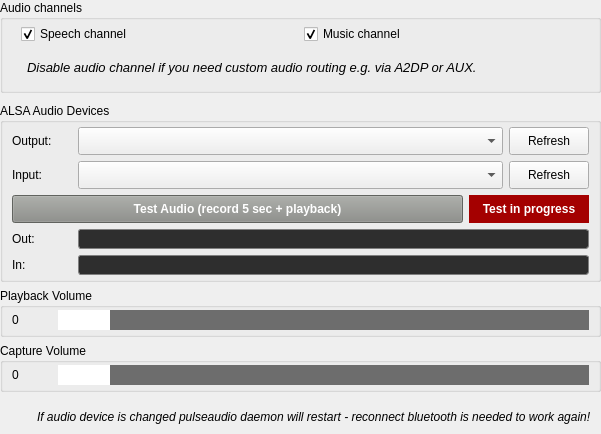
    <widget class="QWidget" name="tab3" native="true">
     <property name="sizePolicy">
      <sizepolicy hsizetype="Expanding" vsizetype="Expanding">
       <horstretch>0</horstretch>
       <verstretch>0</verstretch>
      </sizepolicy>
     </property>
     <layout class="QVBoxLayout" name="verticalLayout_30">
      <property name="leftMargin">
       <number>0</number>
      </property>
      <property name="topMargin">
       <number>0</number>
      </property>
      <property name="rightMargin">
       <number>0</number>
      </property>
      <property name="bottomMargin">
       <number>2</number>
      </property>
      <item>
       <widget class="QWidget" name="audiochannelsoutput" native="true">
        <property name="sizePolicy">
         <sizepolicy hsizetype="Expanding" vsizetype="Fixed">
          <horstretch>0</horstretch>
          <verstretch>0</verstretch>
         </sizepolicy>
        </property>
        <layout class="QHBoxLayout" name="horizontalLayout_30">
         <property name="leftMargin">
          <number>0</number>
         </property>
         <property name="topMargin">
          <number>0</number>
         </property>
         <property name="rightMargin">
          <number>0</number>
         </property>
         <property name="bottomMargin">
          <number>4</number>
         </property>
         <item>
          <widget class="QGroupBox" name="groupBoxAudioChannels">
           <property name="sizePolicy">
            <sizepolicy hsizetype="Expanding" vsizetype="Preferred">
             <horstretch>0</horstretch>
             <verstretch>0</verstretch>
            </sizepolicy>
           </property>
           <property name="title">
            <string>Audio channels</string>
           </property>
           <layout class="QVBoxLayout" name="verticalLayout_31">
            <property name="topMargin">
             <number>2</number>
            </property>
            <property name="bottomMargin">
             <number>0</number>
            </property>
            <item>
             <widget class="QWidget" name="channels" native="true">
              <property name="sizePolicy">
               <sizepolicy hsizetype="Expanding" vsizetype="Fixed">
                <horstretch>0</horstretch>
                <verstretch>0</verstretch>
               </sizepolicy>
              </property>
              <layout class="QHBoxLayout" name="horizontalLayout_2">
               <property name="topMargin">
                <number>2</number>
               </property>
               <property name="bottomMargin">
                <number>0</number>
               </property>
               <item>
                <widget class="QCheckBox" name="checkBoxSpeechAudioChannel">
                 <property name="text">
                  <string>Speech channel</string>
                 </property>
                 <property name="checked">
                  <bool>true</bool>
                 </property>
                </widget>
               </item>
               <item>
                <widget class="QCheckBox" name="checkBoxMusicAudioChannel">
                 <property name="text">
                  <string>Music channel</string>
                 </property>
                 <property name="checked">
                  <bool>true</bool>
                 </property>
                </widget>
               </item>
              </layout>
             </widget>
            </item>
            <item>
             <widget class="QWidget" name="audiochannelsinfo" native="true">
              <property name="sizePolicy">
               <sizepolicy hsizetype="Expanding" vsizetype="Expanding">
                <horstretch>0</horstretch>
                <verstretch>0</verstretch>
               </sizepolicy>
              </property>
              <property name="minimumSize">
               <size>
                <width>0</width>
                <height>40</height>
               </size>
              </property>
              <layout class="QFormLayout" name="formLayout_33">
               <property name="topMargin">
                <number>2</number>
               </property>
               <property name="bottomMargin">
                <number>0</number>
               </property>
               <item row="0" column="0">
                <widget class="QLabel" name="label_11">
                 <property name="sizePolicy">
                  <sizepolicy hsizetype="Fixed" vsizetype="Minimum">
                   <horstretch>0</horstretch>
                   <verstretch>0</verstretch>
                  </sizepolicy>
                 </property>
                 <property name="minimumSize">
                  <size>
                   <width>0</width>
                   <height>30</height>
                  </size>
                 </property>
                 <property name="maximumSize">
                  <size>
                   <width>16777215</width>
                   <height>30</height>
                  </size>
                 </property>
                 <property name="text">
                  <string>&lt;html&gt;&lt;head/&gt;&lt;body&gt;&lt;p&gt;&lt;img src=&quot;:/ico_info.png&quot;/&gt;&lt;/p&gt;&lt;/body&gt;&lt;/html&gt;</string>
                 </property>
                 <property name="alignment">
                  <set>Qt::AlignmentFlag::AlignCenter</set>
                 </property>
                </widget>
               </item>
               <item row="0" column="1">
                <widget class="QLabel" name="label_12">
                 <property name="sizePolicy">
                  <sizepolicy hsizetype="Expanding" vsizetype="Fixed">
                   <horstretch>0</horstretch>
                   <verstretch>0</verstretch>
                  </sizepolicy>
                 </property>
                 <property name="minimumSize">
                  <size>
                   <width>0</width>
                   <height>30</height>
                  </size>
                 </property>
                 <property name="maximumSize">
                  <size>
                   <width>16777215</width>
                   <height>30</height>
                  </size>
                 </property>
                 <property name="font">
                  <font>
                   <pointsize>10</pointsize>
                   <italic>true</italic>
                  </font>
                 </property>
                 <property name="text">
                  <string>Disable audio channel if you need custom audio routing e.g. via A2DP or AUX.</string>
                 </property>
                 <property name="wordWrap">
                  <bool>true</bool>
                 </property>
                </widget>
               </item>
              </layout>
             </widget>
            </item>
           </layout>
          </widget>
         </item>

        </layout>
       </widget>
      </item>
      <item>
       <widget class="QGroupBox" name="groupBoxAlsaDevices">
        <property name="sizePolicy">
         <sizepolicy hsizetype="Expanding" vsizetype="Minimum">
          <horstretch>0</horstretch>
          <verstretch>0</verstretch>
         </sizepolicy>
        </property>
        <property name="title">
         <string>ALSA Audio Devices</string>
        </property>
        <layout class="QVBoxLayout" name="verticalLayoutAlsaDevices">
         <property name="topMargin">
          <number>4</number>
         </property>
         <property name="bottomMargin">
          <number>4</number>
         </property>
         <item>
          <layout class="QHBoxLayout" name="layoutAlsaOutput">
           <item>
            <widget class="QLabel" name="labelAlsaOutput">
             <property name="sizePolicy">
              <sizepolicy hsizetype="Fixed" vsizetype="Fixed">
               <horstretch>0</horstretch>
               <verstretch>0</verstretch>
              </sizepolicy>
             </property>
             <property name="minimumSize">
              <size>
               <width>60</width>
               <height>28</height>
              </size>
             </property>
             <property name="text">
              <string>Output:</string>
             </property>
            </widget>
           </item>
           <item>
            <widget class="QComboBox" name="comboBoxAudioOutputDevice">
             <property name="sizePolicy">
              <sizepolicy hsizetype="Expanding" vsizetype="Fixed">
               <horstretch>0</horstretch>
               <verstretch>0</verstretch>
              </sizepolicy>
             </property>
             <property name="minimumSize">
              <size>
               <width>0</width>
               <height>28</height>
              </size>
             </property>
             <property name="maximumSize">
              <size>
               <width>16777215</width>
               <height>28</height>
              </size>
             </property>
             <property name="toolTip">
              <string>Select the audio output device for Android Auto</string>
             </property>
            </widget>
           </item>
           <item>
            <widget class="QPushButton" name="pushButtonRefreshAudioDevices">
             <property name="sizePolicy">
              <sizepolicy hsizetype="Fixed" vsizetype="Fixed">
               <horstretch>0</horstretch>
               <verstretch>0</verstretch>
              </sizepolicy>
             </property>
             <property name="minimumSize">
              <size>
               <width>80</width>
               <height>28</height>
              </size>
             </property>
             <property name="maximumSize">
              <size>
               <width>80</width>
               <height>28</height>
              </size>
             </property>
             <property name="text">
              <string>Refresh</string>
             </property>
             <property name="toolTip">
              <string>Refresh the list of available audio devices</string>
             </property>
            </widget>
           </item>
          </layout>
         </item>
         <item>
          <layout class="QHBoxLayout" name="layoutAlsaInput">
           <item>
            <widget class="QLabel" name="labelAlsaInput">
             <property name="sizePolicy">
              <sizepolicy hsizetype="Fixed" vsizetype="Fixed">
               <horstretch>0</horstretch>
               <verstretch>0</verstretch>
              </sizepolicy>
             </property>
             <property name="minimumSize">
              <size>
               <width>60</width>
               <height>28</height>
              </size>
             </property>
             <property name="text">
              <string>Input:</string>
             </property>
            </widget>
           </item>
           <item>
            <widget class="QComboBox" name="comboBoxAudioInputDevice">
             <property name="sizePolicy">
              <sizepolicy hsizetype="Expanding" vsizetype="Fixed">
               <horstretch>0</horstretch>
               <verstretch>0</verstretch>
              </sizepolicy>
             </property>
             <property name="minimumSize">
              <size>
               <width>0</width>
               <height>28</height>
              </size>
             </property>
             <property name="maximumSize">
              <size>
               <width>16777215</width>
               <height>28</height>
              </size>
             </property>
             <property name="toolTip">
              <string>Select the audio input device for Android Auto</string>
             </property>
            </widget>
           </item>
           <item>
            <widget class="QPushButton" name="pushButtonRefreshAudioInputDevices">
             <property name="sizePolicy">
              <sizepolicy hsizetype="Fixed" vsizetype="Fixed">
               <horstretch>0</horstretch>
               <verstretch>0</verstretch>
              </sizepolicy>
             </property>
             <property name="minimumSize">
              <size>
               <width>80</width>
               <height>28</height>
              </size>
             </property>
             <property name="maximumSize">
              <size>
               <width>80</width>
               <height>28</height>
              </size>
             </property>
             <property name="text">
              <string>Refresh</string>
             </property>
             <property name="toolTip">
              <string>Refresh the list of available audio devices</string>
             </property>
            </widget>
           </item>
          </layout>
         </item>
         <item>
          <layout class="QHBoxLayout" name="layoutAudioTest">
           <item>
            <widget class="QPushButton" name="pushButtonAudioTest">
             <property name="sizePolicy">
              <sizepolicy hsizetype="Expanding" vsizetype="Fixed">
               <horstretch>0</horstretch>
               <verstretch>0</verstretch>
              </sizepolicy>
             </property>
             <property name="minimumSize">
              <size>
               <width>0</width>
               <height>28</height>
              </size>
             </property>
             <property name="maximumSize">
              <size>
               <width>16777215</width>
               <height>28</height>
              </size>
             </property>
             <property name="font">
              <font>
               <bold>true</bold>
              </font>
             </property>
             <property name="styleSheet">
              <string notr="true">background-color: rgb(136, 138, 133);
color: rgb(255, 255, 255);</string>
             </property>
             <property name="text">
              <string>Test Audio (record 5 sec + playback)</string>
             </property>
             <property name="toolTip">
              <string>Record from input device for 5 seconds and play back on output device</string>
             </property>
            </widget>
           </item>
           <item>
            <widget class="QLabel" name="labelTestInProgress">
             <property name="sizePolicy">
              <sizepolicy hsizetype="Fixed" vsizetype="Fixed">
               <horstretch>0</horstretch>
               <verstretch>0</verstretch>
              </sizepolicy>
             </property>
             <property name="minimumSize">
              <size>
               <width>120</width>
               <height>28</height>
              </size>
             </property>
             <property name="maximumSize">
              <size>
               <width>120</width>
               <height>28</height>
              </size>
             </property>
             <property name="font">
              <font>
               <bold>true</bold>
              </font>
             </property>
             <property name="styleSheet">
              <string notr="true">background-color: rgb(164, 0, 0);
color: rgb(255, 255, 255);</string>
             </property>
             <property name="text">
              <string>Test in progress</string>
             </property>
             <property name="alignment">
              <set>Qt::AlignmentFlag::AlignCenter</set>
             </property>
            </widget>
           </item>
          </layout>
         </item>
         <item>
          <layout class="QHBoxLayout" name="layoutOutputMeter">
           <item>
            <widget class="QLabel" name="labelOutputMeter">
             <property name="sizePolicy">
              <sizepolicy hsizetype="Fixed" vsizetype="Fixed">
               <horstretch>0</horstretch>
               <verstretch>0</verstretch>
              </sizepolicy>
             </property>
             <property name="minimumSize">
              <size>
               <width>60</width>
               <height>20</height>
              </size>
             </property>
             <property name="text">
              <string>Out:</string>
             </property>
            </widget>
           </item>
           <item>
            <widget class="QProgressBar" name="progressBarOutputLevel">
             <property name="sizePolicy">
              <sizepolicy hsizetype="Expanding" vsizetype="Fixed">
               <horstretch>0</horstretch>
               <verstretch>0</verstretch>
              </sizepolicy>
             </property>
             <property name="minimumSize">
              <size>
               <width>0</width>
               <height>20</height>
              </size>
             </property>
             <property name="maximumSize">
              <size>
               <width>16777215</width>
               <height>20</height>
              </size>
             </property>
             <property name="minimum">
              <number>0</number>
             </property>
             <property name="maximum">
              <number>100</number>
             </property>
             <property name="value">
              <number>0</number>
             </property>
             <property name="textVisible">
              <bool>false</bool>
             </property>
             <property name="styleSheet">
              <string notr="true">QProgressBar { border: 1px solid gray; border-radius: 3px; background: #2e2e2e; }
QProgressBar::chunk { background: qlineargradient(x1:0, y1:0, x2:1, y2:0, stop:0 #4e9a06, stop:0.7 #73d216, stop:1.0 #cc0000); }</string>
             </property>
             <property name="toolTip">
              <string>Audio output level</string>
             </property>
            </widget>
           </item>
          </layout>
         </item>
         <item>
          <layout class="QHBoxLayout" name="layoutInputMeter">
           <item>
            <widget class="QLabel" name="labelInputMeter">
             <property name="sizePolicy">
              <sizepolicy hsizetype="Fixed" vsizetype="Fixed">
               <horstretch>0</horstretch>
               <verstretch>0</verstretch>
              </sizepolicy>
             </property>
             <property name="minimumSize">
              <size>
               <width>60</width>
               <height>20</height>
              </size>
             </property>
             <property name="text">
              <string>In:</string>
             </property>
            </widget>
           </item>
           <item>
            <widget class="QProgressBar" name="progressBarInputLevel">
             <property name="sizePolicy">
              <sizepolicy hsizetype="Expanding" vsizetype="Fixed">
               <horstretch>0</horstretch>
               <verstretch>0</verstretch>
              </sizepolicy>
             </property>
             <property name="minimumSize">
              <size>
               <width>0</width>
               <height>20</height>
              </size>
             </property>
             <property name="maximumSize">
              <size>
               <width>16777215</width>
               <height>20</height>
              </size>
             </property>
             <property name="minimum">
              <number>0</number>
             </property>
             <property name="maximum">
              <number>100</number>
             </property>
             <property name="value">
              <number>0</number>
             </property>
             <property name="textVisible">
              <bool>false</bool>
             </property>
             <property name="styleSheet">
              <string notr="true">QProgressBar { border: 1px solid gray; border-radius: 3px; background: #2e2e2e; }
QProgressBar::chunk { background: qlineargradient(x1:0, y1:0, x2:1, y2:0, stop:0 #4e9a06, stop:0.7 #73d216, stop:1.0 #cc0000); }</string>
             </property>
             <property name="toolTip">
              <string>Audio input level</string>
             </property>
            </widget>
           </item>
          </layout>
         </item>
        </layout>
       </widget>
      </item>
      <item>

       <widget class="QGroupBox" name="groupBoxSystemVolume">
        <property name="sizePolicy">
         <sizepolicy hsizetype="Expanding" vsizetype="Fixed">
          <horstretch>0</horstretch>
          <verstretch>0</verstretch>
         </sizepolicy>
        </property>
        <property name="title">
         <string>Playback Volume</string>
        </property>
        <layout class="QFormLayout" name="formLayout_25">
         <property name="horizontalSpacing">
          <number>6</number>
         </property>
         <property name="verticalSpacing">
          <number>2</number>
         </property>
         <property name="topMargin">
          <number>2</number>
         </property>
         <property name="bottomMargin">
          <number>4</number>
         </property>
         <item row="0" column="0">
          <widget class="QLabel" name="labelSystemVolumeValue">
           <property name="sizePolicy">
            <sizepolicy hsizetype="Fixed" vsizetype="Fixed">
             <horstretch>0</horstretch>
             <verstretch>0</verstretch>
            </sizepolicy>
           </property>
           <property name="minimumSize">
            <size>
             <width>40</width>
             <height>20</height>
            </size>
           </property>
           <property name="maximumSize">
            <size>
             <width>16777215</width>
             <height>20</height>
            </size>
           </property>
           <property name="text">
            <string>0</string>
           </property>
          </widget>
         </item>
         <item row="0" column="1">
          <widget class="QSlider" name="horizontalSliderSystemVolume">
           <property name="minimumSize">
            <size>
             <width>0</width>
             <height>20</height>
            </size>
           </property>
           <property name="styleSheet">
            <string notr="true">QSlider::handle:horizontal { background: white; height: 32px; width: 52px; margin: 0 0;}
QSlider::groove:horizontal { background: #6d6d6d; height: 32px;}</string>
           </property>
           <property name="maximum">
            <number>100</number>
           </property>
           <property name="orientation">
            <enum>Qt::Orientation::Horizontal</enum>
           </property>
          </widget>
         </item>
        </layout>
       </widget>
      </item>
      <item>
       <widget class="QGroupBox" name="groupBoxSystemCapture">
        <property name="sizePolicy">
         <sizepolicy hsizetype="Expanding" vsizetype="Fixed">
          <horstretch>0</horstretch>
          <verstretch>0</verstretch>
         </sizepolicy>
        </property>
        <property name="title">
         <string>Capture Volume</string>
        </property>
        <layout class="QFormLayout" name="formLayout_26">
         <property name="topMargin">
          <number>2</number>
         </property>
         <property name="bottomMargin">
          <number>4</number>
         </property>
         <item row="0" column="0">
          <widget class="QLabel" name="labelSystemCaptureValue">
           <property name="sizePolicy">
            <sizepolicy hsizetype="Fixed" vsizetype="Fixed">
             <horstretch>0</horstretch>
             <verstretch>0</verstretch>
            </sizepolicy>
           </property>
           <property name="minimumSize">
            <size>
             <width>40</width>
             <height>20</height>
            </size>
           </property>
           <property name="maximumSize">
            <size>
             <width>16777215</width>
             <height>20</height>
            </size>
           </property>
           <property name="text">
            <string>0</string>
           </property>
          </widget>
         </item>
         <item row="0" column="1">
          <widget class="QSlider" name="horizontalSliderSystemCapture">
           <property name="minimumSize">
            <size>
             <width>0</width>
             <height>20</height>
            </size>
           </property>
           <property name="styleSheet">
            <string notr="true">QSlider::handle:horizontal { background: white; height: 32px; width: 52px; margin: 0 0;}
QSlider::groove:horizontal { background: #6d6d6d; height: 32px;}</string>
           </property>
           <property name="maximum">
            <number>100</number>
           </property>
           <property name="orientation">
            <enum>Qt::Orientation::Horizontal</enum>
           </property>
          </widget>
         </item>
        </layout>
       </widget>
      </item>
      <item>
       <spacer name="verticalSpacer">
        <property name="orientation">
         <enum>Qt::Orientation::Vertical</enum>
        </property>
        <property name="sizeHint" stdset="0">
         <size>
          <width>20</width>
          <height>4</height>
         </size>
        </property>
       </spacer>
      </item>
      <item>
       <widget class="QWidget" name="widget1" native="true">
        <property name="sizePolicy">
         <sizepolicy hsizetype="Expanding" vsizetype="Fixed">
          <horstretch>0</horstretch>
          <verstretch>0</verstretch>
         </sizepolicy>
        </property>
        <layout class="QFormLayout" name="formLayout_4">
         <property name="labelAlignment">
          <set>Qt::AlignmentFlag::AlignLeading|Qt::AlignmentFlag::AlignLeft|Qt::AlignmentFlag::AlignVCenter</set>
         </property>
         <property name="formAlignment">
          <set>Qt::AlignmentFlag::AlignLeading|Qt::AlignmentFlag::AlignLeft|Qt::AlignmentFlag::AlignTop</set>
         </property>
         <property name="leftMargin">
          <number>1</number>
         </property>
         <property name="topMargin">
          <number>0</number>
         </property>
         <property name="rightMargin">
          <number>9</number>
         </property>
         <property name="bottomMargin">
          <number>0</number>
         </property>
         <item row="0" column="0">
          <widget class="QLabel" name="label_9">
           <property name="sizePolicy">
            <sizepolicy hsizetype="Fixed" vsizetype="Fixed">
             <horstretch>0</horstretch>
             <verstretch>0</verstretch>
            </sizepolicy>
           </property>
           <property name="minimumSize">
            <size>
             <width>30</width>
             <height>30</height>
            </size>
           </property>
           <property name="maximumSize">
            <size>
             <width>30</width>
             <height>30</height>
            </size>
           </property>
           <property name="text">
            <string>&lt;html&gt;&lt;head/&gt;&lt;body&gt;&lt;p&gt;&lt;img src=&quot;:/ico_warning.png&quot;/&gt;&lt;/p&gt;&lt;/body&gt;&lt;/html&gt;</string>
           </property>
          </widget>
         </item>
         <item row="0" column="1">
          <widget class="QLabel" name="label_15">
           <property name="sizePolicy">
            <sizepolicy hsizetype="Expanding" vsizetype="Fixed">
             <horstretch>0</horstretch>
             <verstretch>0</verstretch>
            </sizepolicy>
           </property>
           <property name="minimumSize">
            <size>
             <width>0</width>
             <height>30</height>
            </size>
           </property>
           <property name="maximumSize">
            <size>
             <width>16777215</width>
             <height>30</height>
            </size>
           </property>
           <property name="font">
            <font>
             <italic>true</italic>
            </font>
           </property>
           <property name="text">
            <string>If audio device is changed pulseaudio daemon will restart - reconnect bluetooth is needed to work again!</string>
           </property>
          </widget>
         </item>
        </layout>
       </widget>
      </item>
     </layout>
    </widget>
